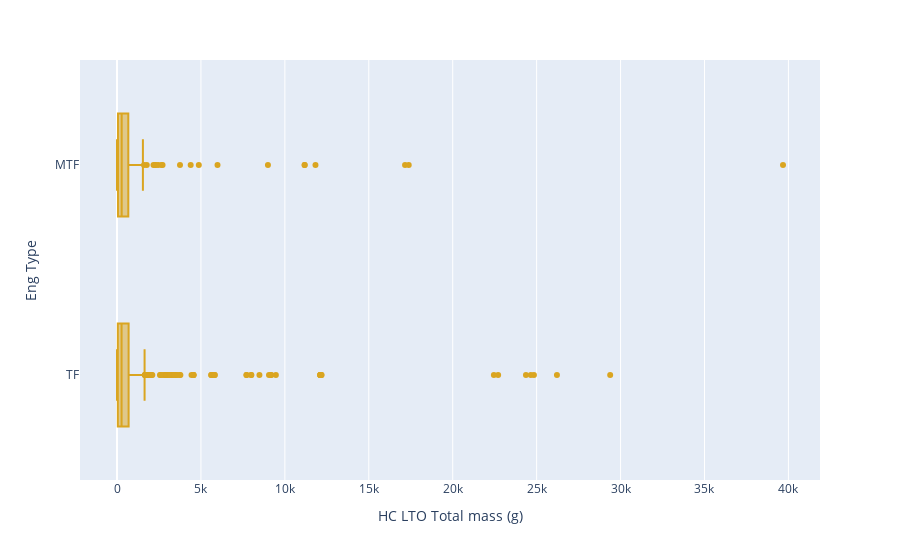

Notebook code for this chart:
### Code cell
fig = px.box(ges, x="HC LTO Total mass (g)", y='Eng Type', points="outliers", color_discrete_sequence = ['goldenrod'])
fig.show()

### Figure 1 — Plotly figure (JSON) as saved in the notebook; plotly's stock layout.template omitted (floating-point values rounded to 4 significant figures; data arrays with more than 128 entries replaced by an {"elided": "..."} marker saying what was removed)
{"data": [{"alignmentgroup": "True", "boxpoints": "outliers", "hovertemplate": "HC LTO Total mass (g)=%{x}<br>Eng Type=%{y}<extra></extra>", "legendgroup": "", "marker": {"color": "goldenrod"}, "name": "", "notched": false, "offsetgroup": "", "orientation": "h", "showlegend": false, "type": "box", "x": {"elided": "815 float values"}, "x0": " ", "xaxis": "x", "y": {"elided": "815 str values"}, "y0": " ", "yaxis": "y"}], "layout": {"boxmode": "group", "legend": {"tracegroupgap": 0}, "margin": {"t": 60}, "xaxis": {"anchor": "y", "domain": [0, 1], "title": {"text": "HC LTO Total mass (g)"}}, "yaxis": {"anchor": "x", "domain": [0, 1], "title": {"text": "Eng Type"}}}}
